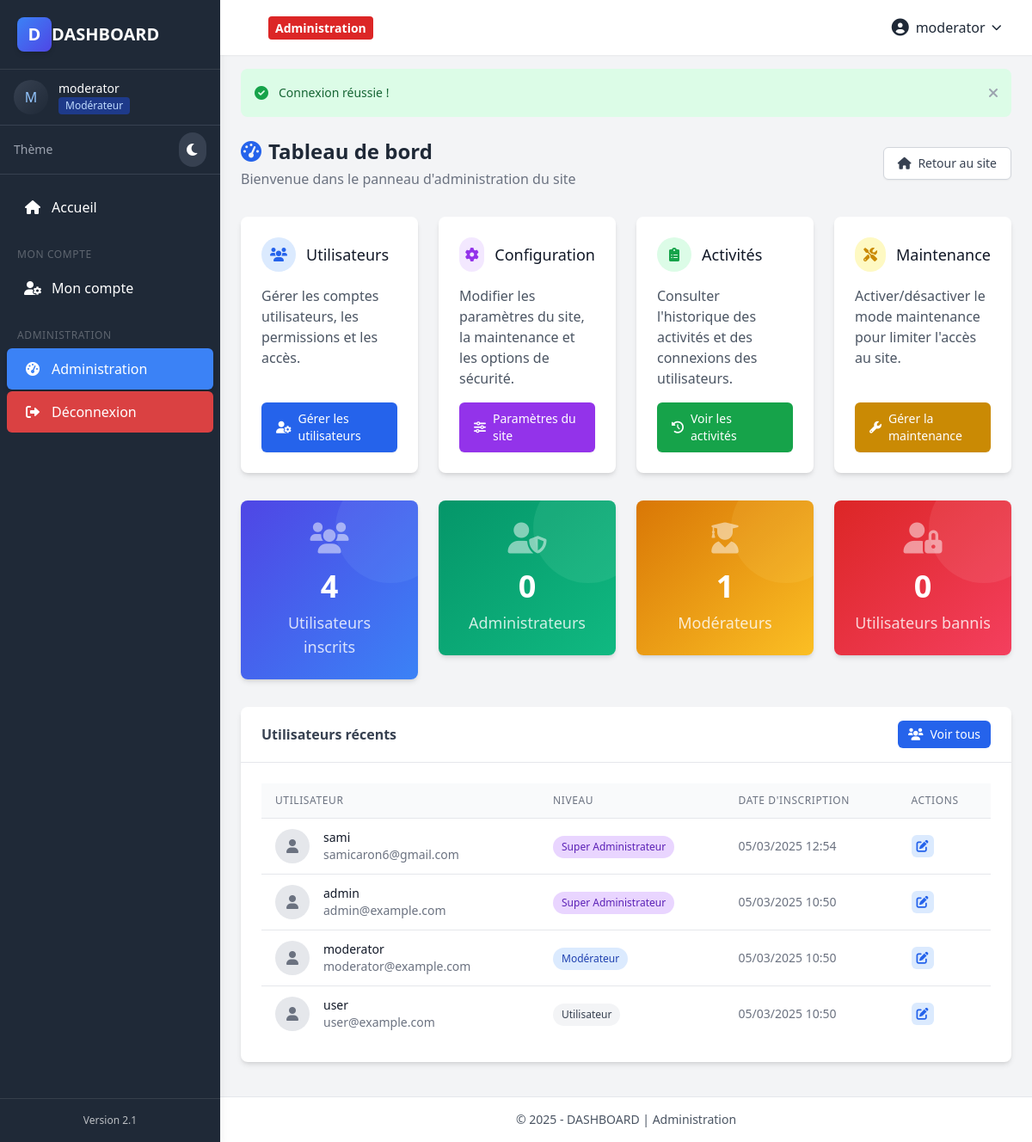
The app's page /admin/index.php (signed in) with its own data.
### tables this page shows
CREATE TABLE IF NOT EXISTS `users` (
  `id` int NOT NULL AUTO_INCREMENT,
  `username` varchar(30) NOT NULL,
  `email` varchar(100) NOT NULL,
  `password` varchar(255) NOT NULL,
  `user_level` int NOT NULL DEFAULT '1' COMMENT '1=Regular, 2=Moderator, 3=Admin, 4=SuperAdmin',
  `status` varchar(20) NOT NULL DEFAULT 'active' COMMENT 'active, banned, suspended',
  `ban_expires` datetime DEFAULT NULL COMMENT 'Date when temporary ban expires',
  `created_at` datetime NOT NULL,
  `updated_at` datetime DEFAULT CURRENT_TIMESTAMP ON UPDATE CURRENT_TIMESTAMP,
  `last_login` datetime DEFAULT NULL COMMENT 'Last successful login date',
  `email_verified` tinyint(1) NOT NULL DEFAULT '0' COMMENT 'Email verification status',
  `profile_image` varchar(255) DEFAULT NULL COMMENT 'Profile image path',
  PRIMARY KEY (`id`),
  UNIQUE KEY `username` (`username`),
  UNIQUE KEY `email` (`email`)
);

### admin/index.php (the view, shortened to what the rows shown need)
<?php
require_once '../includes/admin-header.php';
$conn = connectDB();
$userCountQuery = "SELECT COUNT(*) as total FROM users";
$userCountResult = $conn->query($userCountQuery);
$userCount = $userCountResult->fetch_assoc()['total'];
$levelCountQuery = "SELECT user_level, COUNT(*) as count FROM users GROUP BY user_level";
$levelCountResult = $conn->query($levelCountQuery);
$levelCounts = [];
while ($row = $levelCountResult->fetch_assoc()) {
    $levelCounts[$row['user_level']] = $row['count'];
}
$bannedCountQuery = "SELECT COUNT(*) as total FROM users WHERE status = ? OR (status = ? AND ban_expires > NOW())";
$stmt = $conn->prepare($bannedCountQuery);
$banned = USER_STATUS_BANNED;
$suspended = USER_STATUS_SUSPENDED;
$stmt->bind_param("ss", $banned, $suspended);
$stmt->execute();
$bannedCount = $stmt->get_result()->fetch_assoc()['total'];
$recentUsersQuery = "SELECT id, username, email, created_at, user_level FROM users ORDER BY created_at DESC LIMIT 5";
$recentUsersResult = $conn->query($recentUsersQuery);
$recentUsers = [];
while ($row = $recentUsersResult->fetch_assoc()) {
    $recentUsers[] = $row;
}
?>
<div class="mb-8">
    <div class="flex flex-col md:flex-row md:items-center md:justify-between">
        <div>
            <h1 class="text-2xl font-bold flex items-center text-gray-800 dark:text-white">
                <i class="fas fa-tachometer-alt mr-2 text-blue-600 dark:text-blue-400"></i> Tableau de bord
            </h1>
        </div>
    </div>
</div>
<div class="grid grid-cols-1 md:grid-cols-2 lg:grid-cols-4 gap-6 mb-8">
    <div>
        <div class="stats-card primary rounded-lg shadow-md">
            <h2 class="text-4xl font-bold my-2"><?= $userCount ?></h2>
        </div>
    </div>
    <div>
        <div class="stats-card success rounded-lg shadow-md">
            <h2 class="text-4xl font-bold my-2"><?= $levelCounts[USER_LEVEL_ADMIN] ?? 0 ?></h2>
        </div>
    </div>
    <div>
        <div class="stats-card warning rounded-lg shadow-md">
            <h2 class="text-4xl font-bold my-2"><?= $levelCounts[USER_LEVEL_MODERATOR] ?? 0 ?></h2>
        </div>
    </div>
    <div>
        <div class="stats-card danger rounded-lg shadow-md">
            <h2 class="text-4xl font-bold my-2"><?= $bannedCount ?></h2>
        </div>
    </div>
</div>
<div class="bg-white dark:bg-gray-800 rounded-lg shadow-md overflow-hidden mb-6">
    <div class="p-6">
        <div class="overflow-x-auto">
            <table class="min-w-full divide-y divide-gray-200 dark:divide-gray-700">
                <thead>
                    <tr>
                        <th class="px-4 py-3 bg-gray-50 dark:bg-gray-700 text-left text-xs font-medium text-gray-500 dark:text-gray-300 uppercase tracking-wider">Utilisateur</th>
                        <th class="px-4 py-3 bg-gray-50 dark:bg-gray-700 text-left text-xs font-medium text-gray-500 dark:text-gray-300 uppercase tracking-wider">Niveau</th>
                        <th class="px-4 py-3 bg-gray-50 dark:bg-gray-700 text-left text-xs font-medium text-gray-500 dark:text-gray-300 uppercase tracking-wider">Date d'inscription</th>
                        <th class="px-4 py-3 bg-gray-50 dark:bg-gray-700 text-left text-xs font-medium text-gray-500 dark:text-gray-300 uppercase tracking-wider">Actions</th>
                    </tr>
                </thead>
                <tbody class="bg-white dark:bg-gray-800 divide-y divide-gray-200 dark:divide-gray-700">
                    <?php foreach ($recentUsers as $user): ?>
                        <tr class="hover:bg-gray-50 dark:hover:bg-gray-700">
                            <td class="px-4 py-3 whitespace-nowrap">
                                <div class="flex items-center">
                                    <div class="flex-shrink-0 h-10 w-10 bg-gray-200 dark:bg-gray-700 rounded-full flex items-center justify-center">
                                        <i class="fas fa-user text-gray-500 dark:text-gray-400"></i>
                                    </div>
                                    <div class="ml-4">
                                        <div class="text-sm font-medium text-gray-900 dark:text-white"><?= escapeString($user['username']) ?></div>
                                        <div class="text-sm text-gray-500 dark:text-gray-400"><?= escapeString($user['email']) ?></div>
                                    </div>
                                </div>
                            </td>
                            <td class="px-4 py-3 whitespace-nowrap">
                                <span class="user-level user-level-<?= $user['user_level'] ?>">
                                    <?= getUserLevelText($user['user_level']) ?>
                                </span>
                            </td>
                            <td class="px-4 py-3 whitespace-nowrap text-sm text-gray-500 dark:text-gray-400">
                                <?= date('d/m/Y H:i', strtotime($user['created_at'])) ?>
                            </td>
                            <td class="px-4 py-3 whitespace-nowrap text-sm font-medium">
                                <a href="user-edit.php?id=<?= $user['id'] ?>" class="inline-flex items-center p-1.5 bg-blue-100 dark:bg-blue-900 text-blue-600 dark:text-blue-400 rounded-md hover:bg-blue-200 dark:hover:bg-blue-800 transition-colors duration-200">
                                    <i class="fas fa-edit"></i>
                                </a>
                            </td>
                        </tr>
                    <?php endforeach; ?>
                </tbody>
            </table>
        </div>
    </div>
</div>
<?php require_once '../includes/admin-footer.php'; ?>

### includes/admin-header.php (shortened to what the rows shown need)
<?php
require_once '../includes/functions.php';
require_once '../includes/auth.php';
requireAccess(USER_LEVEL_MODERATOR, '../index.php');
?>
<!DOCTYPE html>
<html lang="fr">
<head>
    <script src="https://cdn.tailwindcss.com"></script>
    <link rel="stylesheet" href="https://cdnjs.cloudflare.com/ajax/libs/font-awesome/6.0.0/css/all.min.css">
    <link rel="stylesheet" href="https://cdn.datatables.net/1.11.5/css/jquery.dataTables.min.css">
</head>
<body>
    <div class="dashboard-layout">
        <?php include '../includes/sidebar.php'; ?>
        <div class="main-content">
            <header class="top-header">
                <div class="container px-4">
                    <div class="header-content">
                        <div class="user-info">
                            <?php if (isLoggedIn()): ?>
                                <?php $user = getUserById($_SESSION['user_id']); ?>
                                <div class="relative group">
                                    <button class="flex items-center space-x-2 hover:text-blue-600 focus:outline-none" type="button" id="userDropdown">
                                        <i class="fas fa-user-circle text-xl"></i>
                                        <span><?= escapeString($user['username']) ?></span>
                                        <i class="fas fa-chevron-down text-xs"></i>
                                    </button>
                                </div>
                            <?php endif; ?>
                        </div>
                    </div>
                </div>
            </header>
            <div class="container px-6 py-4">

### includes/sidebar.php (shortened to what the rows shown need)
<?php
$loggedUser = isLoggedIn() ? getUserById($_SESSION['user_id']) : null;
?>
<div class="sidebar transition-all duration-300">
    <?php if ($loggedUser): ?>
    <div class="px-4 py-3 border-b border-gray-700">
        <div class="flex items-center space-x-3">
            <div class="flex-shrink-0">
                <?php if (!empty($loggedUser['profile_image'])): ?>
                    <img src="<?= $loggedUser['profile_image'] ?>" alt="Avatar" class="h-10 w-10 rounded-full object-cover border-2 border-blue-400">
                <?php else: ?>
                    <div class="h-10 w-10 rounded-full bg-gradient-to-br from-gray-700 to-gray-800 flex items-center justify-center text-blue-300 font-medium">
                        <?= strtoupper(substr($loggedUser['username'], 0, 1)) ?>
                    </div>
                <?php endif; ?>
            </div>
            <div class="flex-1 min-w-0">
                <p class="text-sm font-medium text-white truncate">
                    <?= escapeString($loggedUser['username']) ?>
                </p>
                <p class="text-xs text-gray-400 truncate">
                    <span class="inline-flex items-center px-2 py-0.5 rounded text-xs font-medium bg-blue-900 text-blue-200">
                        <?= getUserLevelText($loggedUser['user_level']) ?>
                    </span>
                </p>
            </div>
        </div>
    </div>
    <?php endif; ?>
</div>

### records on screen
users: username "M", username "moderator", user_level "Modérateur", email "moderator@example.com", created_at "05/03/2025 10:50"
users: username "sami", email "samicaron6@gmail.com", user_level "Super Administrateur", created_at "05/03/2025 12:54"
users: username "admin", email "admin@example.com", user_level "Super Administrateur", created_at "05/03/2025 10:50"
users: username "user", email "user@example.com", user_level "Utilisateur", created_at "05/03/2025 10:50"

### other values on screen
substr(APP_NAME, 0, 1) "D"
APP_NAME "DASHBOARD"
APP_VERSION "2.1"
$_SESSION['flash_message'] "Connexion réussie !"
$userCount "4"
$levelCounts[USER_LEVEL_ADMIN] "0"
$levelCounts[USER_LEVEL_MODERATOR] "1"
$bannedCount "0"
